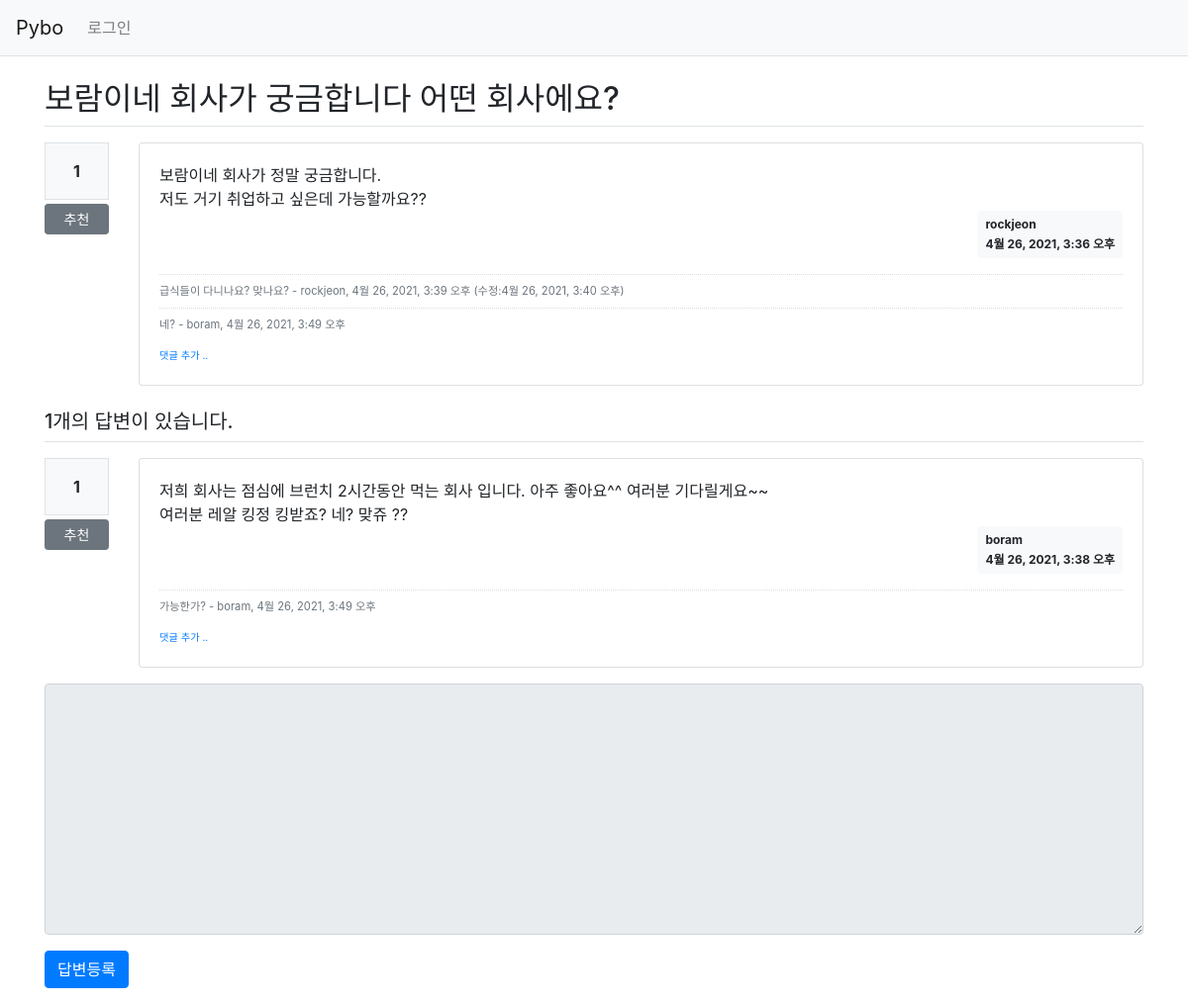
Page /pybo/306/ on the committed database.
### pybo/models.py (models this page shows, shortened)
class Question(models.Model):
    author = models.ForeignKey(User, on_delete=models.CASCADE, related_name='author_question')
    objects = models.Manager()
    subject = models.CharField(max_length=200) # 글자 수 를 제한하는
    content = models.TextField() # 글자 수 제한이 없는
    create_date = models.DateTimeField() # 날짜 시간 관련 속성은 DateTimeField
    modify_date = models.DateTimeField(null = True, blank = True) # null 을 사용한다 / 입력 폼 데이터 검사 시 값이 없어도 된다.
    voter = models.ManyToManyField(User, related_name='voter_question')  # voter 추가

class Comment(models.Model):
    author = models.ForeignKey(User, on_delete=models.CASCADE)
    content = models.TextField()
    create_date = models.DateTimeField()
    modify_date = models.DateTimeField(null=True, blank=True)
    question = models.ForeignKey(Question, null=True, blank=True, on_delete=models.CASCADE)
    answer = models.ForeignKey(Answer, null=True, blank=True, on_delete=models.CASCADE)

class Answer(models.Model):
    author = models.ForeignKey(User, on_delete=models.CASCADE, related_name='author_answer')
    question = models.ForeignKey(Question, on_delete=models.CASCADE) # 답볌에 연결된 질문이 삭제되면 답변도 함께 삭제
    content = models.TextField()
    create_date = models.DateTimeField()
    modify_date = models.DateTimeField(null = True, blank = True)
    voter = models.ManyToManyField(User, related_name='voter_answer')

### pybo/views.py (the view)
# urls.py: path('<int:question_id>/', views.detail, name='detail'),
def detail(request, question_id):
    question = get_object_or_404(Question, pk=question_id)
    context = {'question': question}
    return render(request, 'pybo/question_detail.html', context)

### templates/pybo/question_detail.html (shortened to what this page needs)
{% extends 'base.html' %}
{% block content %}
<div class="container my-3">
    <h2 class="border-bottom py-2">{{ question.subject }}</h2>
    <div class="row my-3">
        <div class="col-1">
            <div class="bg-light text-center p-3 border font-weight-bolder mb-1">{{question.voter.count}}</div>
            <a href="#" data-uri="{% url 'pybo:vote_question' question.id  %}"
            class="recommend btn btn-sm btn-secondary btn-block my-1">추천</a>
        </div>
        <div class="col-11">
            <div class="card">
                <div class="card-body">
                    <div class="card-text" style="white-space: pre-line;">{{ question.content }}</div>
                    <div class="d-flex justify-content-end">
                        <div class="badge badge-light p-2 text-left">
                            <div class="mb-2">{{ question.author.username }}</div>
                            <div>{{ question.create_date }}</div>
                        </div>
                    </div>
                    {% if question.comment_set.count > 0 %}
                    <div class="mt-3">
                    {% for comment in question.comment_set.all %}
                        <div class="comment py-2 text-muted">
                            <span style="white-space: pre-line;">{{ comment.content }}</span>
                            <span>
                                - {{ comment.author }}, {{ comment.create_date }}
                                {% if comment.modify_date %}
                                (수정:{{ comment.modify_date }})
                                {% endif %}
                            </span>
                        </div>
                    {% endfor %}
                    </div>
                    {% endif %}
                    <div>
                        <a href="{% url 'pybo:comment_create_question' question.id  %}"
                        class="small"><small>댓글 추가 ..</small></a>
                    </div>
                </div>
            </div>
        </div>
    </div>
    <h5 class="border-bottom my-3 py-2">{{question.answer_set.count}}개의 답변이 있습니다.</h5>
    {% for answer in question.answer_set.all %}
    <div class="row my-3">
        <div class="col-1">
            <div class="bg-light text-center p-3 border font-weight-bolder mb-1">{{answer.voter.count}}</div>
            <a href="#" data-uri="{% url 'pybo:vote_answer' answer.id  %}"
                class="recommend btn btn-sm btn-secondary btn-block my-1">추천</a>
        </div>
        <div class="col-11">
            <div class="card">
                <div class="card-body">
                    <div class="card-text" style="white-space: pre-line;">{{ answer.content }}</div>
                    <div class="d-flex justify-content-end">
                        <div class="badge badge-light p-2 text-left">
                            <div class="mb-2">{{ answer.author.username }}</div>
                            <div>{{ answer.create_date }}</div>
                        </div>
                    </div>
                    {% if answer.comment_set.count > 0 %}
                    <div class="mt-3">
                    {% for comment in answer.comment_set.all %}
                        <div class="comment py-2 text-muted">
                            <span style="white-space: pre-line;">{{ comment.content }}</span>
                            <span>
                                - {{ comment.author }}, {{ comment.create_date }}
                            </span>
                        </div>
                    {% endfor %}
                    </div>
                    {% endif %}
                    <div>
                        <a href="{% url 'pybo:comment_create_answer' answer.id  %}"
                        class="small"><small>댓글 추가 ..</small></a>
                    </div>
                </div>
            </div>
        </div>
    </div>
    {% endfor %}
    <form action="{% url 'pybo:answer_create' question.id %}" method="post" class="my-3">
        <div class="form-group">
            <textarea {% if not user.is_authenticated %}disabled{% endif %}
            name="content" id="content" class="form-control" rows="10"></textarea>
        </div>
        <input type="submit" value="답변등록" class="btn btn-primary">
    </form>
</div>
{% endblock %}

### static/style.css (style rules this page uses)
.comment { border-top:dotted 1px #ddd; font-size:0.7em; }

### rows in the picture
Question: subject "보람이네 회사가 궁금합니다 어떤 회사에요?", voter.count "1", content "보람이네 회사가 정말 궁금합니다. 저도 거기 취업하고 싶은데 가능할까요??", author.username "rockjeon", create_date "4월 26, 2021, 3:36 오후", answer_set.count "1"
Comment: content "급식들이 다니나요? 맞나요?", author "rockjeon", create_date "4월 26, 2021, 3:39 오후", modify_date "4월 26, 2021, 3:40 오후"
Comment: content "네?", author "boram", create_date "4월 26, 2021, 3:49 오후"
Answer: voter.count "1", content "저희 회사는 점심에 브런치 2시간동안 먹는 회사 입니다. 아주 좋아요^^ 여러분 기다릴게요~~ 여러분 레알 킹정 킹받죠? 네? 맞쥬 ??", author.username "boram", create_date "4월 26, 2021, 3:38 오후"
Comment: content "가능한가?", author "boram", create_date "4월 26, 2021, 3:49 오후"
